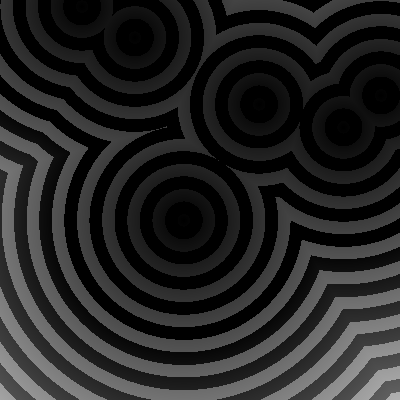
Frame 1 (no input)
Frame 60 (the mouse pressed at the canvas centre just before this capture): identical to frame 1, image omitted
Frame 120 (the mouse held since frame 60 and released just before this capture): identical to frame 1, image omitted

The Processing sketch that drew this single still picture (run headless with seeded random() and noise(); from frame 60 on, the mouse is pressed at the canvas centre):

// Processing sketch: Cellular_Noise
// ── Cellular_Noise.pde
// Implementing cellular noise from this paper:
//   https://thebookofshaders.com/12/

// --------------------------------------------------------
// Overall problem: how to tesselate a canvas with random concave polygons
// So far have pursued following with limited success (in other sketches):
//  - bounding ellipse solution runs into complexity, not sure viability
//  - create a graph of connected nodes, then draw borders at midpoints
//      haven't abandoned this yet
//  - Photoshop 'stained glass filter' gives the right look, quick search 
//      turned up this paper. Giving it a go.
// --------------------------------------------------------

PVector[] points;
int pointCount = 6;

void setup(){
  size(400, 400);
  
  points = new PVector[pointCount];
  for (int i = 0; i < pointCount; i++){
    points[i] = new PVector(random(width), random(height));
  }
}

void draw(){
  loadPixels();
  for (int x = 0; x < width; x++){
    for (int y = 0; y < height; y++){
      float minDistance = width;

      for (int i = 0; i < pointCount; i++){
        minDistance = min(minDistance, PVector.dist(points[i], new PVector(x,y)));
      }

      // distance field
      color c = color(map(minDistance, 0, width, 0, 255));     
      
      // isolines
      // sample shader uses normalized color & coordinates values, need to keep that in mind
      float threshold = 0.7;
      float value = abs(sin(50.0 * minDistance / width));
      float result = step(threshold, value) * 0.3 * 255;

      // c -= result;    // works, but shifts into blue values
      float red = red(c) - result;
      float green = green(c) - result;
      float blue = blue(c) - result;
      c = color(red, green, blue);
      
      int index = x + (y * width); 
      pixels[index] = c;
    }
  }
  updatePixels();
}

void mouseMoved(){
  points[pointCount - 1] = new PVector(mouseX, mouseY);
}

float step(float threshold, float value){
  if (value < threshold){
    return 0.0;
  } else {
    return 1.0;
  }
}
